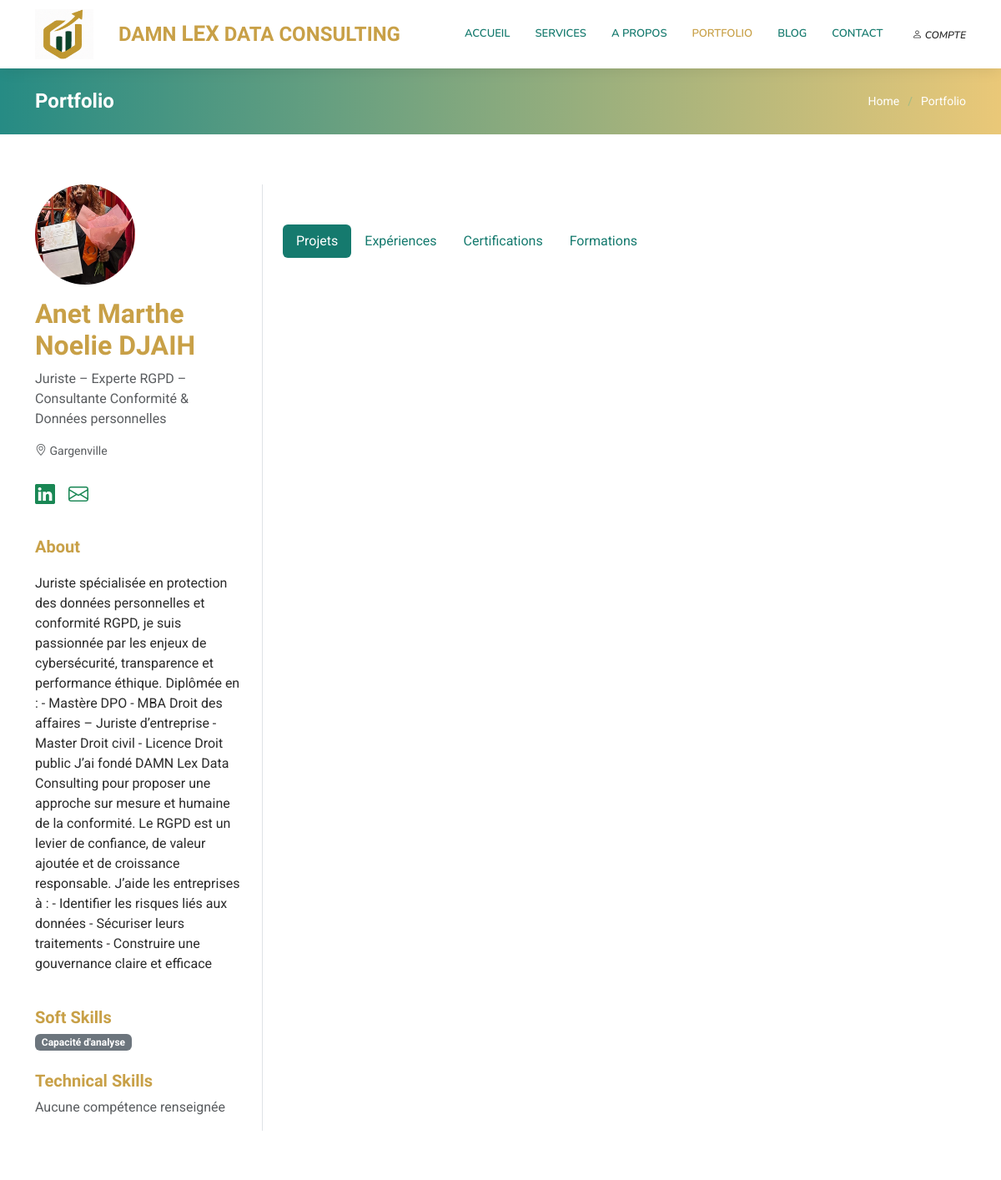
/portfolio/anet_marthe_noelie_djaih/ (upper part), run on an earlier commit of the app's database.
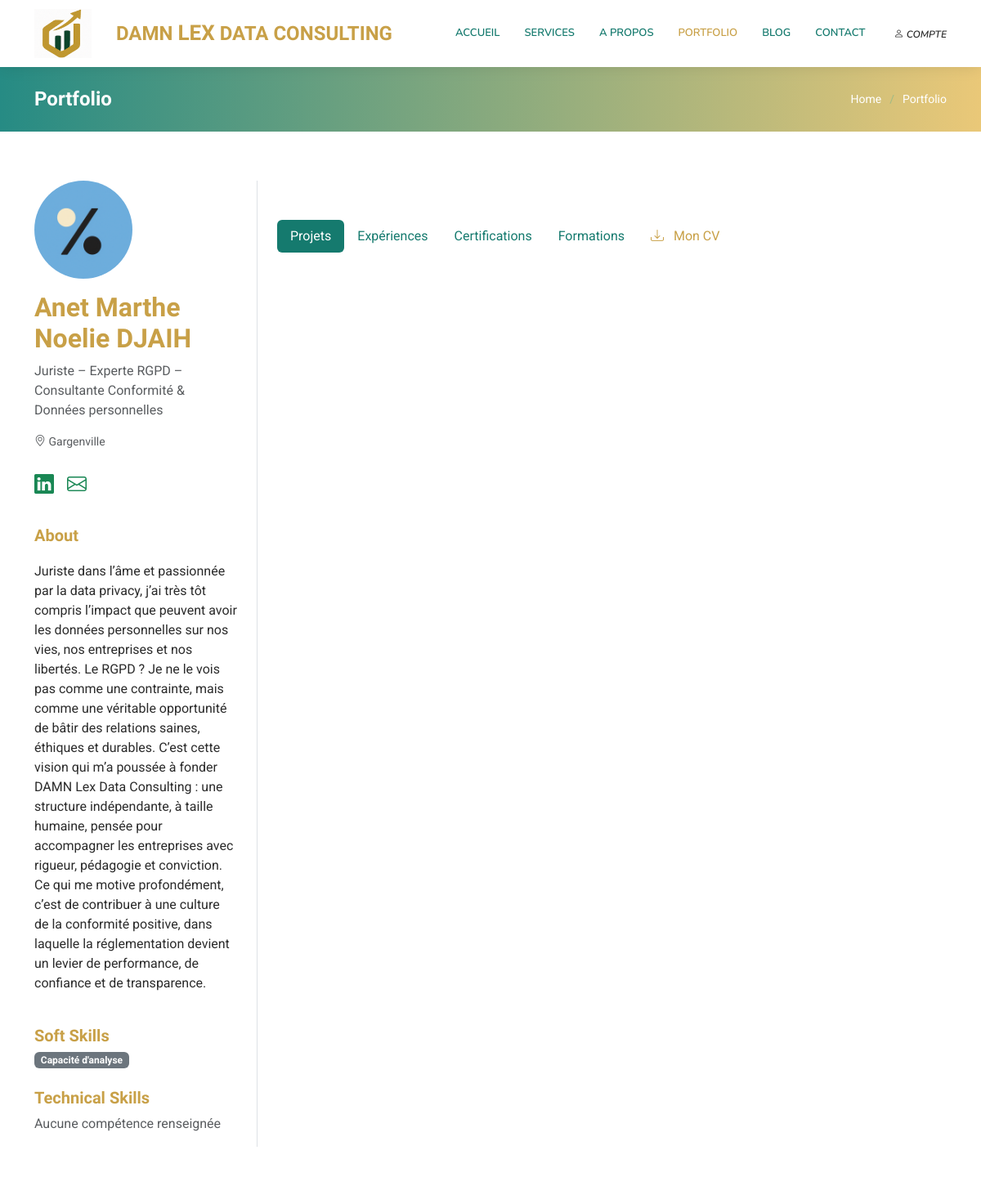
And on a later commit of the database.
### nene/models.py (models this page shows, shortened)
class Employee(models.Model):
    user = models.OneToOneField(
        User,
        on_delete=models.CASCADE,
        null=True,
        blank=True,
        related_name="employee_profile"
    )
    name = models.CharField(max_length=100)
    slug = models.SlugField(unique=True, blank=True, null=True)
    email = models.EmailField(unique=True, null=True)
    phone = models.CharField(max_length=20, blank=True, null=True)
    linkedin = models.URLField(blank=True, null=True)
    gitHub = models.URLField(blank=True, null=True)
    medium = models.URLField(blank=True, null=True)
    position = models.CharField(max_length=150)
    photo = models.ImageField(upload_to='profile_pics/', blank=True, null=True)
    location = models.CharField(max_length=100)
    about = models.TextField(max_length=1200, null=True)
    softSkills = models.ManyToManyField(SoftSkills, related_name='employees')
    cv = models.FileField(upload_to='KOTO/media/cvs', blank=True, null=True)  # Ajout du champ CV

class SoftSkills(models.Model):
    name = models.CharField(max_length=50, unique=True)

### nene/views.py (the view)
# urls.py: path('portfolio/<slug:slug>/', views.portfolio, name='portfolio'),
def portfolio(request, slug):
    employee = get_object_or_404(Employee, slug=slug)
    educations = Education.objects.filter(employee=employee).order_by('-start_date')
    experiences = Experience.objects.filter(employee=employee).order_by('-start_date')
    projects = Project.objects.filter(employee=employee)
    soft_skills = employee.softSkills.all()
    tech_from_projects = Technology.objects.filter(projects__employee=employee)
    tech_from_experiences = Technology.objects.filter(experiences__employee=employee)
    technical_skills = set(tech_from_projects) | set(tech_from_experiences)
    certifications = Certification.objects.filter(employee=employee)
    context = {
        "employee": employee,
        "educations": educations,
        "experiences": experiences,
        "projects": projects,
        "soft_skills": soft_skills,
        "technical_skills": technical_skills,
        "timestamp": now().timestamp(),
        "certifications": certifications
    }
    return render(request, 'nene/portfolio.html', context)

### templates/nene/portfolio.html (shortened to what this page needs)
{% extends "nene/base.html" %}
{% load static %}
{% block content %}
  <div class="page-title accent-background">
    <div class="container d-lg-flex justify-content-between align-items-center">
      <h1 class="mb-2 mb-lg-0">Portfolio</h1>
      <nav class="breadcrumbs">
        <ol>
          <li><a href="{% url 'index' %}">Home</a></li>
          <li class="current">Portfolio</li>
        </ol>
      </nav>
    </div>
  </div>
  <section id="portfolio" class="portfolio section">
    <div class="container">
      <div class="row">
        <div class="col-lg-3 d-flex flex-column align-items-start text-start border-end pe-4">
          {% if employee.photo %}
              <img src="{{ employee.photo.url }}" class="img-fluid rounded-circle mb-3"
                  style="width: 120px; height: 120px; object-fit: cover;" alt="{{ employee.name }}">
          {% else %}
              <img src="{% static 'nene/img/profil_defaut.png' %}" class="img-fluid rounded-circle mb-3"
                  style="width: 120px; height: 120px; object-fit: cover;" alt="Photo de profil">
          {% endif %}
          <h2 class="fw-bold">{{ employee.name }}</h2>
          <p class="text-muted">{{ employee.position }}</p>
          <p class="text-muted small"><i class="bi bi-geo-alt"></i> {{ employee.location|default:"Non précisé" }}</p>
          <div class="d-flex gap-3 my-2">
              {% if employee.linkedin %}
                  <a href="{{ employee.linkedin }}" target="_blank" class="text-success"><i class="bi bi-linkedin fs-4"></i></a>
              {% endif %}
              <a href="mailto:{{ employee.email }}" class="text-success"><i class="bi bi-envelope fs-4"></i></a>
          </div>
          <div class="d-flex mt-4 flex-wrap gap-2">
            <h5 class="fw-bold ">About</h5>
            <p class="mt-1">{{ employee.about }}</p>
          </div>
          <h5 class="fw-bold mt-4">Soft Skills</h5>
          <div class="d-flex flex-wrap gap-2">
              {% for skill in soft_skills %}
                  <span class="badge bg-secondary text-white">{{ skill.name }}</span>
              {% empty %}
                  <p class="text-muted">Aucune compétence renseignée</p>
              {% endfor %}
          </div>
          <h5 class="fw-bold mt-4">Technical Skills</h5>
          <div class="d-flex flex-wrap gap-2">
              {% for skill in technical_skills %}
                  <span class="badge bg-success text-white">{{ skill.name }}</span>
              {% empty %}
                  <p class="text-muted">Aucune compétence renseignée</p>
              {% endfor %}
          </div>
        </div>
        <div class="col-lg-9 ps-4">
            <ul class="nav nav-pills mt-5 mb-5" id="pills-tab" role="tablist">
              <li class="nav-item" role="presentation">
                  <button class="nav-link active text-outline-success" id="pills-projects-tab" data-bs-toggle="pill" data-bs-target="#pills-projects" type="button" role="tab">Projets</button>
              </li>
              <li class="nav-item" role="presentation">
                  <button class="nav-link" id="pills-experience-tab" data-bs-toggle="pill" data-bs-target="#pills-experience" type="button" role="tab">Expériences</button>
              </li>
              <li class="nav-item" role="presentation">
                <button class="nav-link" id="pills-certification-tab" data-bs-toggle="pill" data-bs-target="#pills-certification" type="button" role="tab">
                    Certifications
                </button>
              </li>
              <li class="nav-item" role="presentation">
                  <button class="nav-link" id="pills-education-tab" data-bs-toggle="pill" data-bs-target="#pills-education" type="button" role="tab">Formations</button>
              </li>
              <li class="nav-item" role="presentation">
                <button class="nav-link" id="pills-education-tab" data-bs-toggle="pill" data-bs-target="#pills-education" type="button" role="tab">
                    {% if employee.cv %}
                        <a href="{{ employee.cv.url }}" download class="text-decoration-none">
                            <i class="bi bi-download me-2"></i> Mon CV
                        </a>
                    {% endif %}
                </button>
              </li>
            </ul>
        </div>
      </div>
    </div>
  </section>
{% endblock %}

### templates/nene/base.html (shortened to what this page needs)
<!DOCTYPE html>
{% load static %}
<html lang="en">
<head>
 <link href="{% static 'nene/vendor/bootstrap/css/bootstrap.min.css' %}" rel="stylesheet">
 <link href="{% static 'nene/vendor/bootstrap-icons/bootstrap-icons.css' %}" rel="stylesheet">
 <link href="{% static 'nene/vendor/aos/aos.css' %}" rel="stylesheet">
 <link href="{% static 'nene/vendor/glightbox/css/glightbox.min.css' %}" rel="stylesheet">
 <link href="{% static 'nene/vendor/swiper/swiper-bundle.min.css' %}" rel="stylesheet">
 <link href="{% static 'nene/css/main.css' %}?v={{ timestamp }}" type="text/css" rel="stylesheet">
  <link rel="stylesheet" href="https://cdnjs.cloudflare.com/ajax/libs/highlight.js/11.7.0/styles/github-dark.min.css">
</head>
<body class="index-page">
  <header id="header" class="header d-flex align-items-center sticky-top">
    <div class="container position-relative d-flex align-items-center">
      <a href="{% url 'index' %}" class="logo d-flex align-items-center me-auto">
        <img src="{% static 'nene/img/DAMN_logo.png' %}"alt="" width="70" height="300">
        <h1 class="sitename">DAMN <span>Lex</span> Data Consulting</h1>
      </a>
      <nav id="navmenu" class="navmenu">
        <ul>
          <li><a href="{% url 'index' %}" class="{% if request.resolver_match.url_name == 'index' %}active{% endif %}">Accueil</a></li>
          <li><a href="{% url 'services' %}" class="{% if request.resolver_match.url_name == 'services' %}active{% endif %}">Services</a></li>
          <li class="dropdown">
            <a href="{% url 'about' %}" class="{% if request.resolver_match.url_name == 'about' %}active{% endif %}"><span>A Propos</span></a>
          </li>
          <li><a href="{% url 'portfolio' slug='anet_marthe_noelie_djaih' %}" class="{% if request.resolver_match.url_name == 'portfolio' %}active{% endif %}">Portfolio</a></li>
          <li><a href="{% url 'blog' %}" class="{% if request.resolver_match.url_name == 'blog' %}active{% endif %}">Blog</a></li>
          <li><a href="{% url 'contact' %}" class="{% if request.resolver_match.url_name == 'contact' %}active{% endif %}">Contact</a></li>
          <li><a href="{% url 'admin:index' %}" class="{% if request.resolver_match.url_name == 'admin:index' %}active{% endif %}">
            <i class="bi bi-person" style="color: #2B2B2B;"> Compte</i>
          </a></li>
        </ul>
      </nav>
    </div>
  </header>
  <main class="main">
    {% block content %}{%endblock%}
  </main>
</body>
</html>

### static/nene/css/main.css (style rules this page uses)
:root { --default-font: "Roboto", system-ui, -apple-system, "Segoe UI", Roboto, "Helvetica Neue", Arial, "Noto Sans", "Liberation Sans", sans-serif, "Apple Color Emoji", "Segoe UI Emoji", "Segoe UI Symbol", "Noto Color Emoji"; --heading-font: "Raleway", sans-serif; --nav-font: "Nunito", sans-serif; }
:root { --background-color: #ffffff; --default-color: #2B2B2B; --heading-color: #C8A047; --accent-color: #C8A047; --surface-color: #ffffff; --contrast-color: #ffffff; --muted-color: #6c757d; --link-color: #157A6E; }
:root { --nav-color: #157A6E; --nav-hover-color: #C8A047; --nav-mobile-background-color: #ffffff; --nav-dropdown-background-color: #ffffff; --nav-dropdown-color: #157A6E; --nav-dropdown-hover-color: #C8A047; }
.accent-background { --background-color: #C8A047; --default-color: #ffffff; --heading-color: #ffffff; --accent-color: #ffffff; --surface-color: #af8640; --contrast-color: #ffffff; }
:root { scroll-behavior: smooth; }
body { color: var(--default-color); background-color: var(--background-color); font-family: var(--default-font); }
a { color: var(--accent-color); text-decoration: none; transition: 0.3s; }
h1, h2, h3, h4, h5, h6 { color: var(--heading-color); font-family: var(--heading-font); }
.header { color: var(--default-color); background-color: var(--background-color); padding: 11px 0; transition: all 0.5s; z-index: 997; box-shadow: 0px 0 18px rgba(0, 0, 0, 0.1); }
.header .logo { line-height: 1; }
.header .logo img { max-height: 60px; margin-right: 30px; }
.header .logo h1 { font-size: 26px; margin: 0; font-weight: 700; text-transform: uppercase; color: var(--heading-color); }
.header .logo span { color: var(--accent-color); font-size: 26px; font-weight: 700; }
@media (max-width: 1200px) { .header .logo { order: 1; } }
@media (max-width: 1200px) { .header .logo h1 { font-size: 24px; } }
@media (max-width: 1200px) { .header .navmenu { order: 3; } }
@media (min-width: 1200px) { .navmenu { padding: 0; } }
@media (min-width: 1200px) { .navmenu ul { margin: 0; padding: 0; display: flex; list-style: none; align-items: center; } }
@media (min-width: 1200px) { .navmenu li { position: relative; } }
@media (min-width: 1200px) { .navmenu a, .navmenu a:focus { color: var(--nav-color); padding: 18px 15px; font-size: 13px; font-family: var(--nav-font); text-transform: uppercase; font-weight: 600; display: flex; align-items: center; justify-content: space-between; white-space: nowrap; transition: 0.3s; } }
@media (min-width: 1200px) { .navmenu a i, .navmenu a:focus i { font-size: 12px; line-height: 0; margin-left: 5px; transition: 0.3s; } }
@media (min-width: 1200px) { .navmenu li:last-child a { padding-right: 0; } }
@media (min-width: 1200px) { .navmenu li:hover>a, .navmenu .active, .navmenu .active:focus { color: var(--nav-hover-color); } }
.navmenu li:hover > a, .navmenu .active, .navmenu .active:focus { color: var(--nav-hover-color); }
.nav-pills .nav-link { color: #157A6E; }
.nav-pills .nav-link.active { background-color: #157A6E; color: #ffffff; }
.page-title { color: #ffffff; background: linear-gradient(90deg, #268b84, #eac878); padding: 25px 0; position: relative; }
.page-title h1 { font-size: 24px; font-weight: 700; }
.page-title .breadcrumbs ol { display: flex; flex-wrap: wrap; list-style: none; padding: 0; margin: 0; font-size: 14px; font-weight: 400; }
.page-title .breadcrumbs ol li+li { padding-left: 10px; }
.page-title .breadcrumbs ol li+li::before { content: "/"; display: inline-block; padding-right: 10px; color: color-mix(in srgb, #1fa9a0, transparent 70%); }
section, .section { color: var(--default-color); background-color: var(--background-color); padding: 60px 0; scroll-margin-top: 100px; overflow: clip; }

What changed in the data, as far as the page shows it:
changed Employee "Anet Marthe Noelie DJAIH": photo: a different picture; about "Juriste spécialisée en protection des données personnelles et conformité RGPD, je suis passionnée par les enjeux de cybersécurité, transparence et performance éthique. Diplômée en : - Mastère DPO - MBA Droit des affaires – Juriste d’entreprise - Master Droit civil - Licence Droit public J’ai fondé DAMN Lex Data Consulting pour proposer une approche sur mesure et humaine de la conformité. Le RGPD est un levier de confiance, de valeur ajoutée et de croissance responsable. J’aide les entreprises à : - Identifier les risques liés aux données - Sécuriser leurs traitements - Construire une gouvernance claire et efficace" → "Juriste dans l’âme et passionnée par la data privacy, j’ai très tôt compris l’impact que peuvent avoir les données personnelles sur nos vies, nos entreprises et nos libertés. Le RGPD ? Je ne le vois pas comme une contrainte, mais comme une véritable opportunité de bâtir des relations saines, éthiques et durables. C’est cette vision qui m’a poussée à fonder DAMN Lex Data Consulting : une structure indépendante, à taille humaine, pensée pour accompagner les entreprises avec rigueur, pédagogie et conviction. Ce qui me motive profondément, c’est de contribuer à une culture de la conformité positive, dans laquelle la réglementation devient un levier de performance, de confiance et de…"
Also different on the page:
text now shown: "Mon CV"
